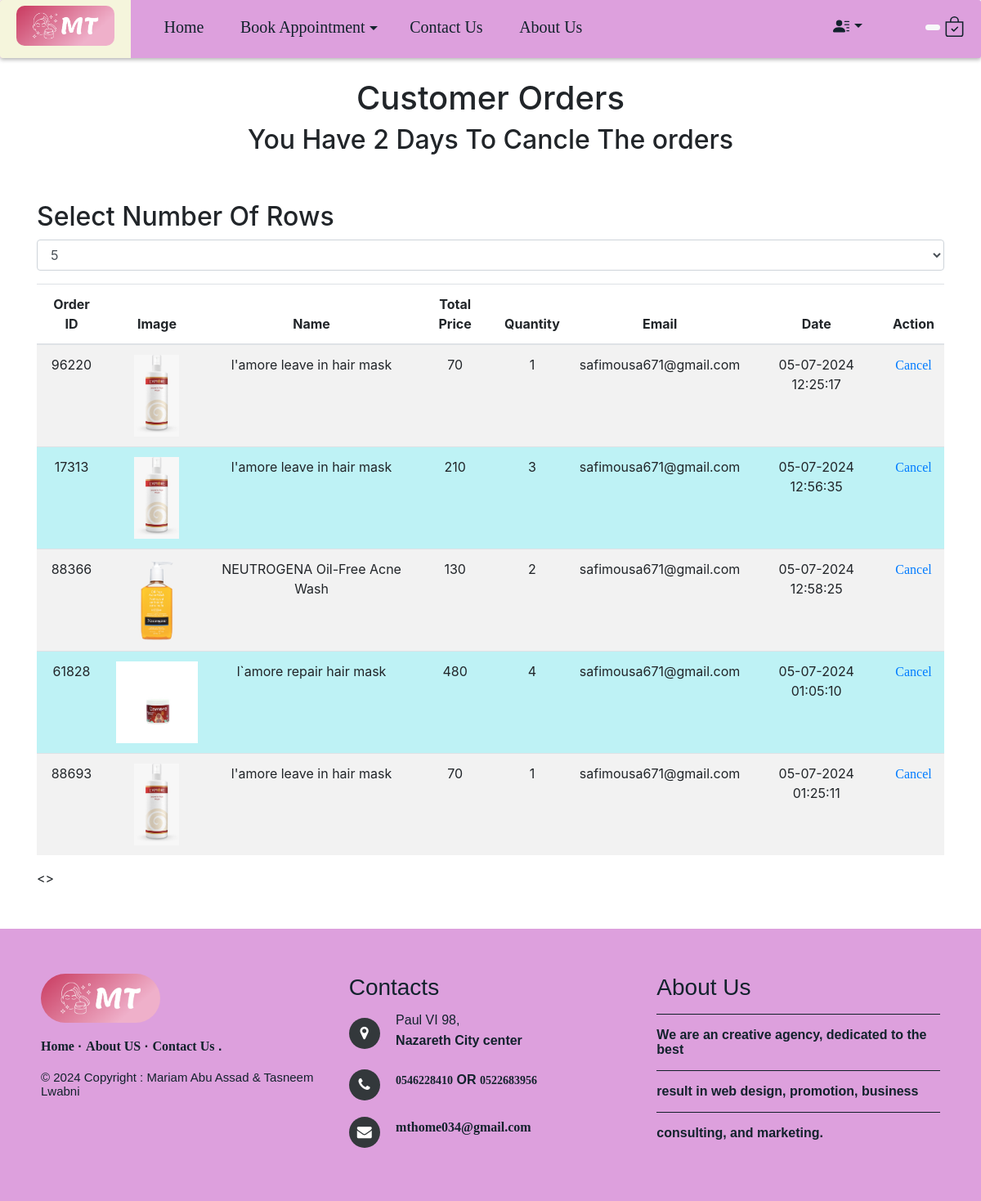
The app's page /customer_order.php (signed in) with its own data.
### tables this page shows
CREATE TABLE `orders` (
  `id` int(11) NOT NULL,
  `pro_id` int(11) NOT NULL,
  `order_id` int(11) NOT NULL,
  `name` varchar(250) NOT NULL,
  `image` varchar(250) NOT NULL,
  `price` int(11) NOT NULL,
  `qty` int(11) NOT NULL,
  `date` varchar(30) NOT NULL,
  `user_email` varchar(100) NOT NULL,
  `status` varchar(100) NOT NULL,
  `count` int(11) NOT NULL
);

### customer_order.php (the view, shortened to what this page needs)
<!DOCTYPE html>
<html lang="en">
<head>
</head>
<body>
  <?php include('HomeNav.php'); ?>
<br><br><br><br>
<h1 class="text-center">Customer Orders</h1>
<h2 class="text-center"> You Have 2 Days To Cancle The orders</h2>
<br><br>
<div class="container">
		<h2>Select Number Of Rows</h2>
				<div class="form-group">
			 		<select class  ="form-control" name="state" id="maxRows">
						 <option value="5">5</option>
						</select>
			  	</div>
<table class="table table-striped table-class" id= "table-count">
<thead>
	<tr>
    <th>Order ID</th>
    <th>Image</th>
		<th>Name</th>
		<th>Total Price</th>
		<th>Quantity</th>
    <th>Email</th>
		<th>Date</th>
    <th>Action</th>
	</tr>
  </thead>
  <form method="post">
  <tbody>
  <?php
   $sql="SELECT * FROM orders WHERE user_email='$_SESSION[email]'";
   $query = mysqli_query($con,$sql);
   if(mysqli_num_rows($query) > 0) {
   while($res=mysqli_fetch_array($query))
   {
  ?>
	<tr>
          <td><?php echo $res['order_id']; ?></td>
          <td> <img src="admin/product_image/<?php echo $res['image']; ?>" height="100px" id="img" alt=""></td>
          <td><?php echo $res['name']; ?></td>
          <td><?php echo $res['price'] * $res['qty']; ?></td>
          <td><?php echo $res['qty']; ?></td>
          <td><?php echo $_SESSION['email']; ?></td>
          <td><?php echo $res['date']; ?></td>
          <td><a href="cancel_order.php?id=<?php echo $res['order_id']; ?>">Cancel</a></td>
	</tr>
  <?php
    }
  } else {
    echo '<script> alert("You Dont Have Any Orders Yet. !") </script>';
  }
    ?>
     </tbody>
     </form>
</table>
			<div class='pagination-container' >
				<nav>
				  <ul class="pagination">
            <li data-page="prev" >
								     <span> < <span class="sr-only">(current)</span></span>
								    </li>
        <li data-page="next" id="prev">
								       <span> > <span class="sr-only">(current)</span></span>
								    </li>
				  </ul>
				</nav>
			</div>
</div>
<?php include('foter.php'); ?>
</body>
</html>

### css/nav.css (style rules this page uses)
a { font-family: Georgia, "Times New Roman", Times, serif, Bold; }
.container { max-width: 2000px; margin: 0 auto; width: 150%; }

### customer_order.php (style rules this page uses)
body { background-color: #eee; }
table th , table td { text-align: center; }
table tr:nth-child(even) { background-color: #BEF2F5 }
table tbody tr { display: none; }

### records on screen
orders: order "96220", image (picture), name "l'amore leave in hair mask", $res['price']*$res['qty'] "70", qty "1", date "05-07-2024 12:25:17"
orders: order "17313", image (picture), name "l'amore leave in hair mask", $res['price'] * $res['qty'] "210", qty "3", date "05-07-2024 12:56:35"
orders: order "88366", image (picture), name "NEUTROGENA Oil-Free Acne Wash", $res['price'] * $res['qty'] "130", qty "2", date "05-07-2024 12:58:25"
orders: order "61828", image (picture), name "l`amore repair hair mask", $res['price'] * $res['qty'] "480", qty "4", date "05-07-2024 01:05:10"
orders: order "88693", image (picture), name "l'amore leave in hair mask", $res['price']*$res['qty'] "70", qty "1", date "05-07-2024 01:25:11"
